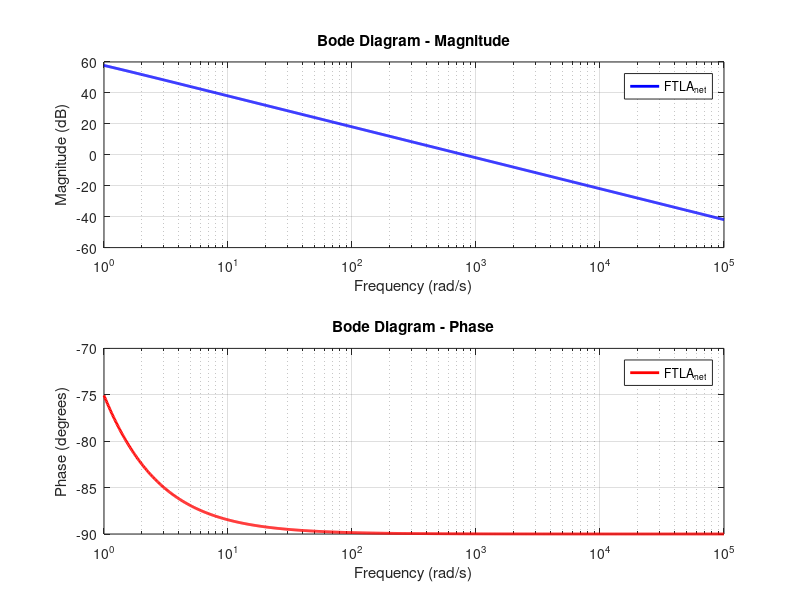
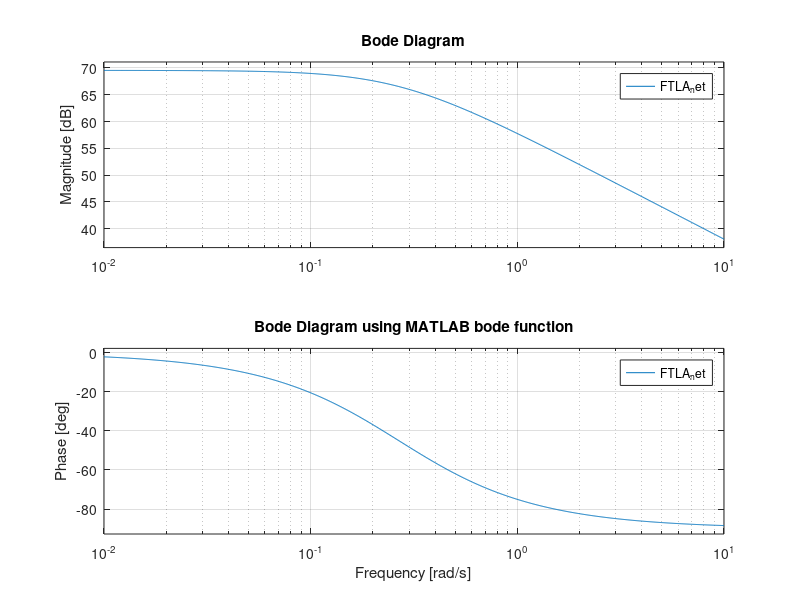

Recreate these plots in MATLAB, in order. (Note: this script raises an error after producing the figures.)
% Parameters from the first image
V_in = 48;          % Bus voltage [V]
R_a = 0.016;        % Armature resistance [Ω]
L_a = 0.06;         % Armature inductance [H]
V_trip = 1;         % Triangular peak value [V]

% Controller gains
k_i = 1;            % Current sensor gain
kia = 1;            % Current controller gain (?)
kpwm = 1/V_trip;    % PWM gain

% Transfer function G_id(s) = i_a(s)/d(s) = V_in / (R_a + s*L_a)
% Create the transfer function
numerator = V_in;
denominator = [L_a, R_a];
G_id = tf(numerator, denominator);

% Open-loop transfer function FTLA
FTLA_net = k_i * kpwm * G_id;

% Create frequency vector (adjust range as needed)
omega = logspace(0, 5, 1000); % 10^0 to 10^5 rad/s

% Calculate magnitude and phase
[mag, phase] = bode(FTLA_net, omega);
mag = squeeze(mag);
phase = squeeze(phase);

% Convert to dB for magnitude plot
mag_dB = 20*log10(mag);

% Create Bode plot
figure;

% Magnitude plot
subplot(2,1,1);
semilogx(omega, mag_dB, 'b', 'LineWidth', 2);
grid on;
xlabel('Frequency (rad/s)');
ylabel('Magnitude (dB)');
title('Bode Diagram - Magnitude');
legend('FTLA_{net}');

% Phase plot
subplot(2,1,2);
semilogx(omega, phase, 'r', 'LineWidth', 2);
grid on;
xlabel('Frequency (rad/s)');
ylabel('Phase (degrees)');
title('Bode Diagram - Phase');
legend('FTLA_{net}');

% Alternative: Use MATLAB's built-in bode plot
figure;
bode(FTLA_net);
grid on;
title('Bode Diagram using MATLAB bode function');

% Display transfer function information
disp('Transfer Function G_id(s):');
disp(G_id);
disp('Open-loop Transfer Function FTLA_net(s):');
disp(FTLA_net);
disp(['DC Gain: ', num2str(dcgain(FTLA_net))]);
disp(['Crossover Frequency: ', num2str(bandwidth(FTLA_net)), ' rad/s']);



%%%%%%%%%%%%%%%%%%%%%%%%%%%%%%%%
%%
%%
% closed loop current
%%
%%
%%%%%%%%%%%%%%%%%%%%%%%%%%%%%%%%
clear all; close all; clc;

%% Parâmetros do Sistema  
V_in = 48;              % Tensão de barramento [V]
R_a = 0.016;            % Resistência de armadura [Ω]
L_a = 0.06;             % Indutância de armadura [H]
J = 0.018;              % Momento de inércia [kg·m²]
L_af = 0.078;           % Indutância mútua [H]
I_f = 1.6;              % Corrente de campo [A]
V_trip = 1;             % Valor de pico da triangular [V]

% Ganhos do controlador
k_i = 1;                % Ganho do sensor de corrente
kia = 1;                % Ganho do controlador de corrente
kpwm = 1/V_trip;        % Ganho do PWM

%% 1. MALHA DE CORRENTE - Projeto do Controlador PI
fprintf('=== PROJETO DO CONTROLADOR PI PARA MALHA DE CORRENTE ===\n');

% Frequências de projeto
f_i = 1.66e4;           % Frequência do conversor [Hz]
f_u = f_i / 10;         % Frequência de cruzamento [Hz]
w_d = 2 * pi * f_u;     % Frequência angular de cruzamento [rad/s]

fprintf('Frequência de cruzamento: f_u = %.2f Hz\n', f_u);
fprintf('Frequência angular de cruzamento: w_d = %.2f rad/s\n', w_d);

% Margem de fase desejada
M_p = 60 * pi/180;      % 60 graus em radianos
fprintf('Margem de fase desejada: M_p = %.2f graus\n', M_p*180/pi);

% Função de transferência da planta de corrente
G_id = tf(V_in, [L_a, R_a]);
fprintf('\nFunção de transferência G_id(s):\n');
disp(G_id);

% FTLA inicial (malha aberta sem compensador)
FTLA_int = k_i * kpwm * G_id;
fprintf('FTLA inicial (sem compensador):\n');
disp(FTLA_int);

% Avaliar FTLA_int na frequência w_d
[mag_wd, phase_wd] = bode(FTLA_int, w_d);
mag_wd = squeeze(mag_wd);
phase_wd = squeeze(phase_wd);

fprintf('\nNa frequência w_d = %.2f rad/s:\n', w_d);
fprintf('|FTLA_int(w_d)| = %.4f\n', mag_wd);
fprintf('arg(FTLA_int(w_d)) = %.2f graus\n', phase_wd);

% Cálculo do zero do compensador (equação corrigida)
phase_required = M_p - 180 - phase_wd; % Fase necessária do compensador
if phase_required > 0
    phase_required = phase_required - 180;
end

fprintf('Fase necessária do compensador: %.2f graus\n', phase_required);

% Cálculo de w_z (zero do compensador)
if phase_required < -90
    w_z = w_d / tan(-phase_required * pi/180 - pi/2);
else
    w_z = w_d * tan(-phase_required * pi/180);
end

fprintf('Frequência do zero do compensador: w_z = %.2f rad/s\n', w_z);

% Cálculo do ganho k_d
k_d = 1 / (mag_wd * sqrt(1 + (w_d/w_z)^2));
fprintf('Ganho do compensador: k_d = %.4f\n', k_d);

% Controlador PI: C_i(s) = k_d * (s + w_z) / s
C_i = k_d * tf([1, w_z], [1, 0]);
fprintf('\nControlador PI C_i(s):\n');
disp(C_i);

% FTLA com compensador
FTLA_comp = FTLA_int * C_i;

% Malha fechada de corrente
G_cl_current = feedback(FTLA_comp, 1);
fprintf('Função de transferência de malha fechada de corrente:\n');
disp(G_cl_current);

%% 2. MALHA DE VELOCIDADE
fprintf('\n=== MALHA DE VELOCIDADE ===\n');

% Função de transferência da planta de velocidade
% G_n(w) = (30/pi) * (L_af * I_f) / (j * w * J)
% Convertendo para função de transferência no domínio s:
% G_n(s) = K / s, onde K = (30/pi) * (L_af * I_f) / J

K_vel = (30/pi) * (L_af * I_f) / J;
fprintf('Ganho da planta de velocidade: K_vel = %.4f\n', K_vel);

G_vel = tf(K_vel, [1, 0]);
fprintf('Função de transferência G_vel(s):\n');
disp(G_vel);

% Considerando k_s = 1 (ganho do sensor de velocidade)
k_s = 1;
FILA_vel = (1/k_s) * k_s * G_vel;  % FTLA para malha de velocidade
fprintf('FTLA para malha de velocidade:\n');
disp(FILA_vel);

%% 3. PLOTS DOS DIAGRAMAS DE BODE
fprintf('\n=== GERANDO DIAGRAMAS DE BODE ===\n');

% Frequência para análise
w = logspace(0, 6, 1000);  % 1 a 1e6 rad/s

% Figura 1: Malha de Corrente
figure('Position', [100, 100, 1200, 800]);

subplot(2,2,1);
[mag_int, phase_int] = bode(FTLA_int, w);
mag_int = squeeze(mag_int); phase_int = squeeze(phase_int);
semilogx(w, 20*log10(mag_int), 'b', 'LineWidth', 2); hold on;
[mag_comp, phase_comp] = bode(FTLA_comp, w);
mag_comp = squeeze(mag_comp); phase_comp = squeeze(phase_comp);
semilogx(w, 20*log10(mag_comp), 'r', 'LineWidth', 2);
grid on; title('Malha de Corrente - Magnitude'); 
xlabel('Frequência (rad/s)'); ylabel('Magnitude (dB)');
legend('FTLA_{inicial}', 'FTLA_{compensada}', 'Location', 'best');

subplot(2,2,2);
semilogx(w, phase_int, 'b', 'LineWidth', 2); hold on;
semilogx(w, phase_comp, 'r', 'LineWidth', 2);
grid on; title('Malha de Corrente - Fase');
xlabel('Frequência (rad/s)'); ylabel('Fase (graus)');
legend('FTLA_{inicial}', 'FTLA_{compensada}', 'Location', 'best');

subplot(2,2,3);
[mag_cl, phase_cl] = bode(G_cl_current, w);
mag_cl = squeeze(mag_cl); phase_cl = squeeze(phase_cl);
semilogx(w, 20*log10(mag_cl), 'g', 'LineWidth', 2);
grid on; title('Malha Fechada de Corrente - Magnitude');
xlabel('Frequência (rad/s)'); ylabel('Magnitude (dB)');

subplot(2,2,4);
semilogx(w, phase_cl, 'g', 'LineWidth', 2);
grid on; title('Malha Fechada de Corrente - Fase');
xlabel('Frequência (rad/s)'); ylabel('Fase (graus)');

% Figura 2: Malha de Velocidade
figure('Position', [100, 100, 800, 600]);

[mag_vel, phase_vel] = bode(FILA_vel, w);
mag_vel = squeeze(mag_vel); phase_vel = squeeze(phase_vel);

subplot(2,1,1);
semilogx(w, 20*log10(mag_vel), 'm', 'LineWidth', 2);
grid on; title('Malha de Velocidade - Magnitude');
xlabel('Frequência (rad/s)'); ylabel('Magnitude (dB)');

subplot(2,1,2);
semilogx(w, phase_vel, 'm', 'LineWidth', 2);
grid on; title('Malha de Velocidade - Fase');
xlabel('Frequência (rad/s)'); ylabel('Fase (graus)');

%% 4. ANÁLISE DE ESTABILIDADE
fprintf('\n=== ANÁLISE DE ESTABILIDADE ===\n');

% Margens de ganho e fase para malha de corrente compensada
[Gm_current, Pm_current, Wcg_current, Wcp_current] = margin(FTLA_comp);
fprintf('Malha de Corrente Compensada:\n');
fprintf('Margem de Ganho: %.2f dB em %.2f rad/s\n', 20*log10(Gm_current), Wcg_current);
fprintf('Margem de Fase: %.2f graus em %.2f rad/s\n', Pm_current, Wcp_current);

% Margens para malha de velocidade
[Gm_vel, Pm_vel, Wcg_vel, Wcp_vel] = margin(FILA_vel);
fprintf('\nMalha de Velocidade:\n');
fprintf('Margem de Ganho: %.2f dB em %.2f rad/s\n', 20*log10(Gm_vel), Wcg_vel);
fprintf('Margem de Fase: %.2f graus em %.2f rad/s\n', Pm_vel, Wcp_vel);

%% 5. PLOTS USANDO FUNÇÃO BODE DO MATLAB
figure('Position', [100, 100, 1000, 800]);

subplot(2,2,1);
bode(FTLA_int); grid on; title('FTLA Inicial de Corrente');
subplot(2,2,2);
bode(FTLA_comp); grid on; title('FTLA Compensada de Corrente');
subplot(2,2,3);
bode(G_cl_current); grid on; title('Malha Fechada de Corrente');
subplot(2,2,4);
bode(FILA_vel); grid on; title('FTLA Malha de Velocidade');

%% 6. RESPOSTA AO DEGRAU - MALHA FECHADA DE CORRENTE
figure('Position', [100, 100, 800, 400]);
t = 0:0.0001:0.02; % Tempo de 0 a 20ms
step(G_cl_current, t);
grid on; title('Resposta ao Degrau - Malha Fechada de Corrente');
xlabel('Tempo (s)'); ylabel('Amplitude');

% Informações da resposta ao degrau
stepinfo_current = stepinfo(G_cl_current);
fprintf('\nCaracterísticas da Resposta ao Degrau - Malha de Corrente:\n');
fprintf('Tempo de subida: %.4f s\n', stepinfo_current.RiseTime);
fprintf('Sobre-sinal: %.2f%%\n', stepinfo_current.Overshoot);
fprintf('Tempo de estabilização: %.4f s\n', stepinfo_current.SettlingTime);

%%%%%%%%%%%%%%%%%%%%%%%%%%%%%%%%
%%
%%
% closed loop voltage
%%
%%
%%%%%%%%%%%%%%%%%%%%%%%%%%%%%%%%
clear all; close all; clc;

%% Parâmetros do Sistema
V_in = 48;              % Tensão de barramento [V]
R_a = 0.016;            % Resistência de armadura [Ω]
L_a = 0.06;             % Indutância de armadura [H]
J = 0.018;              % Momento de inércia [kg·m²]
L_af = 0.078;           % Indutância mútua [H]
I_f = 1.6;              % Corrente de campo [A]
V_trip = 1;             % Valor de pico da triangular [V]

% Ganhos do controlador
k_i = 1;                % Ganho do sensor de corrente
kia = 1;                % Ganho do controlador de corrente
kpwm = 1/V_trip;        % Ganho do PWM

%% 1. MALHA DE CORRENTE (já projetada anteriormente)
fprintf('=== MALHA DE CORRENTE ===\n');

% Função de transferência da planta de corrente
G_id = tf(V_in, [L_a, R_a]);

% FTLA inicial (malha aberta sem compensador)
FTLA_int = k_i * kpwm * G_id;

% Parâmetros do controlador PI de corrente (do projeto anterior)
f_i = 1.66e4;           % Frequência do conversor [Hz]
f_u = f_i / 10;         % Frequência de cruzamento [Hz]
w_d = 2 * pi * f_u;     % Frequência angular de cruzamento [rad/s]
M_p = 60 * pi/180;      % 60 graus em radianos

% Avaliar FTLA_int na frequência w_d
[mag_wd, phase_wd] = bode(FTLA_int, w_d);
mag_wd = squeeze(mag_wd);
phase_wd = squeeze(phase_wd);

% Cálculo do controlador PI de corrente
phase_required = M_p - 180 - phase_wd;
w_z = w_d / tan(-phase_required * pi/180 - pi/2);
k_d = 1 / (mag_wd * sqrt(1 + (w_d/w_z)^2));

% Controlador PI de corrente
C_i = k_d * tf([1, w_z], [1, 0]);

% FTLA com compensador de corrente
FTLA_comp = FTLA_int * C_i;

% Malha fechada de corrente
G_cl_current = feedback(FTLA_comp, 1);

%% 2. MALHA DE TENSÃO - Projeto do Controlador PI
fprintf('\n=== PROJETO DO CONTROLADOR PI PARA MALHA DE TENSÃO ===\n');

% Frequências de projeto para tensão
f_d = 1.66e3;           % Frequência de cruzamento da corrente [Hz]
f_0 = f_d / 100;        % Frequência de cruzamento da tensão [Hz]
w_c1 = 2 * pi * f_0;    % Frequência angular de cruzamento [rad/s]

fprintf('Frequência de cruzamento da tensão: f_0 = %.2f Hz\n', f_0);
fprintf('Frequência angular de cruzamento: w_c1 = %.2f rad/s\n', w_c1);

% Margem de fase desejada
M_b = 60 * pi/180;      % 60 graus em radianos
fprintf('Margem de fase desejada: M_b = %.2f graus\n', M_b*180/pi);

% 2.1 Função de transferência da planta de tensão
% Considerando que a tensão é controlada através da corrente de campo
% Para um motor CC: V_t = K_v * w_m + R_a * I_a
% Onde K_v = L_af * I_f

K_v = L_af * I_f;       % Constante de tensão
fprintf('Constante de tensão K_v = L_af * I_f = %.4f\n', K_v);

% Supondo uma dinâmica de primeira ordem para a tensão
% Com constante de tempo τ_v (a ser determinada)
tau_v = 0.01;           % Constante de tempo estimada [s]
G_v = tf(K_v, [tau_v, 1]);  % Planta de tensão

fprintf('Função de transferência da planta de tensão G_v(s):\n');
disp(G_v);

% 2.2 FTLA inicial para tensão (considerando malha de corrente fechada)
% A malha de tensão vê a malha de corrente como um bloco
FTLA_v_int = G_cl_current * G_v;
fprintf('FTLA inicial para tensão (com malha de corrente fechada):\n');
disp(FTLA_v_int);

% 2.3 Avaliar FTLA_v_int na frequência w_c1
[mag_wc1, phase_wc1] = bode(FTLA_v_int, w_c1);
mag_wc1 = squeeze(mag_wc1);
phase_wc1 = squeeze(phase_wc1);

fprintf('\nNa frequência w_c1 = %.2f rad/s:\n', w_c1);
fprintf('|FTLA_v_int(w_c1)| = %.4f\n', mag_wc1);
fprintf('arg(FTLA_v_int(w_c1)) = %.2f graus\n', phase_wc1);

% 2.4 Cálculo do compensador PI para tensão
% avgPIL = (M_b - pi - arg(FTLA_v_int(w_c1))) * 180/pi
avgPIL = (M_b - pi - phase_wc1*pi/180) * 180/pi;
fprintf('avgPIL = %.2f graus\n', avgPIL);

% Cálculo do polo do compensador (ω_p)
phase_comp_req = M_b - 180 - phase_wc1; % Fase necessária do compensador
fprintf('Fase necessária do compensador: %.2f graus\n', phase_comp_req);

if phase_comp_req > -90
    w_p = w_c1 * tan(phase_comp_req * pi/180);
else
    w_p = w_c1 / tan(-phase_comp_req * pi/180 - pi/2);
end

fprintf('Frequência do polo do compensador: w_p = %.4f rad/s\n', w_p);

% Cálculo do ganho k_o
k_o = 1 / (mag_wc1 * sqrt(1 + (w_c1/w_p)^2));
fprintf('Ganho do compensador: k_o = %.6f\n', k_o);

% 2.5 Controlador PI para tensão: C_v(s) = k_o * (s + w_p) / s
C_v = k_o * tf([1, w_p], [1, 0]);
fprintf('\nControlador PI para tensão C_v(s):\n');
disp(C_v);

% 2.6 FTLA com compensador de tensão
FTLA_v_comp = FTLA_v_int * C_v;

% 2.7 Malha fechada de tensão
G_cl_voltage = feedback(FTLA_v_comp, 1);
fprintf('Função de transferência de malha fechada de tensão:\n');
disp(G_cl_voltage);

%% 3. PLOTS DOS DIAGRAMAS DE BODE - MALHA DE TENSÃO
fprintf('\n=== DIAGRAMAS DE BODE - MALHA DE TENSÃO ===\n');

% Frequência para análise
w = logspace(-1, 4, 1000);  % 0.1 a 10000 rad/s

figure('Position', [100, 100, 1200, 800]);

% Subplot 1: Magnitude
subplot(2,2,1);
[mag_v_int, phase_v_int] = bode(FTLA_v_int, w);
mag_v_int = squeeze(mag_v_int); phase_v_int = squeeze(phase_v_int);
[mag_v_comp, phase_v_comp] = bode(FTLA_v_comp, w);
mag_v_comp = squeeze(mag_v_comp); phase_v_comp = squeeze(phase_v_comp);

semilogx(w, 20*log10(mag_v_int), 'b', 'LineWidth', 2); hold on;
semilogx(w, 20*log10(mag_v_comp), 'r', 'LineWidth', 2);
grid on; title('Malha de Tensão - Magnitude'); 
xlabel('Frequência (rad/s)'); ylabel('Magnitude (dB)');
legend('FTLA_{v inicial}', 'FTLA_{v compensada}', 'Location', 'best');

% Subplot 2: Fase
subplot(2,2,2);
semilogx(w, phase_v_int, 'b', 'LineWidth', 2); hold on;
semilogx(w, phase_v_comp, 'r', 'LineWidth', 2);
grid on; title('Malha de Tensão - Fase');
xlabel('Frequência (rad/s)'); ylabel('Fase (graus)');
legend('FTLA_{v inicial}', 'FTLA_{v compensada}', 'Location', 'best');

% Subplot 3: Malha Fechada de Tensão - Magnitude
subplot(2,2,3);
[mag_cl_v, phase_cl_v] = bode(G_cl_voltage, w);
mag_cl_v = squeeze(mag_cl_v); phase_cl_v = squeeze(phase_cl_v);
semilogx(w, 20*log10(mag_cl_v), 'g', 'LineWidth', 2);
grid on; title('Malha Fechada de Tensão - Magnitude');
xlabel('Frequência (rad/s)'); ylabel('Magnitude (dB)');

% Subplot 4: Malha Fechada de Tensão - Fase
subplot(2,2,4);
semilogx(w, phase_cl_v, 'g', 'LineWidth', 2);
grid on; title('Malha Fechada de Tensão - Fase');
xlabel('Frequência (rad/s)'); ylabel('Fase (graus)');

%% 4. PLOTS COMPARATIVOS - TODAS AS MALHAS
figure('Position', [100, 100, 1200, 600]);

% Magnitude de todas as malhas
subplot(1,2,1);
[mag_cl_curr, ~] = bode(G_cl_current, w);
mag_cl_curr = squeeze(mag_cl_curr);
semilogx(w, 20*log10(mag_cl_curr), 'b', 'LineWidth', 2); hold on;
semilogx(w, 20*log10(mag_cl_v), 'r', 'LineWidth', 2);
grid on; title('Comparação - Magnitude das Malhas Fechadas');
xlabel('Frequência (rad/s)'); ylabel('Magnitude (dB)');
legend('Malha de Corrente', 'Malha de Tensão', 'Location', 'best');

% Fase de todas as malhas
subplot(1,2,2);
[~, phase_cl_curr] = bode(G_cl_current, w);
phase_cl_curr = squeeze(phase_cl_curr);
semilogx(w, phase_cl_curr, 'b', 'LineWidth', 2); hold on;
semilogx(w, phase_cl_v, 'r', 'LineWidth', 2);
grid on; title('Comparação - Fase das Malhas Fechadas');
xlabel('Frequência (rad/s)'); ylabel('Fase (graus)');
legend('Malha de Corrente', 'Malha de Tensão', 'Location', 'best');

%% 5. ANÁLISE DE ESTABILIDADE - MALHA DE TENSÃO
fprintf('\n=== ANÁLISE DE ESTABILIDADE - MALHA DE TENSÃO ===\n');

% Margens de ganho e fase para malha de tensão compensada
[Gm_voltage, Pm_voltage, Wcg_voltage, Wcp_voltage] = margin(FTLA_v_comp);
fprintf('Malha de Tensão Compensada:\n');
fprintf('Margem de Ganho: %.2f dB em %.2f rad/s\n', 20*log10(Gm_voltage), Wcg_voltage);
fprintf('Margem de Fase: %.2f graus em %.2f rad/s\n', Pm_voltage, Wcp_voltage);

% Verificação na frequência de cruzamento w_c1
[mag_check, phase_check] = bode(FTLA_v_comp, w_c1);
mag_check = squeeze(mag_check);
fprintf('\nVerificação em w_c1 = %.2f rad/s:\n', w_c1);
fprintf('|FTLA_v_comp(w_c1)| = %.4f (0 dB esperado)\n', mag_check);
fprintf('Ganho em dB: %.2f dB\n', 20*log10(mag_check));

%% 6. RESPOSTA AO DEGRAU - MALHA FECHADA DE TENSÃO
figure('Position', [100, 100, 800, 400]);
t = 0:0.001:0.1; % Tempo de 0 a 100ms
step(G_cl_voltage, t);
grid on; title('Resposta ao Degrau - Malha Fechada de Tensão');
xlabel('Tempo (s)'); ylabel('Amplitude');

% Informações da resposta ao degrau
stepinfo_voltage = stepinfo(G_cl_voltage);
fprintf('\nCaracterísticas da Resposta ao Degrau - Malha de Tensão:\n');
fprintf('Tempo de subida: %.4f s\n', stepinfo_voltage.RiseTime);
fprintf('Sobre-sinal: %.2f%%\n', stepinfo_voltage.Overshoot);
fprintf('Tempo de estabilização: %.4f s\n', stepinfo_voltage.SettlingTime);

%% 7. PLOTS USANDO FUNÇÃO BODE DO MATLAB
figure('Position', [100, 100, 1000, 800]);

subplot(2,2,1);
bode(FTLA_v_int); grid on; title('FTLA Inicial de Tensão');
subplot(2,2,2);
bode(FTLA_v_comp); grid on; title('FTLA Compensada de Tensão');
subplot(2,2,3);
bode(G_cl_voltage); grid on; title('Malha Fechada de Tensão');
subplot(2,2,4);
margin(FTLA_v_comp); grid on; title('Margens de Estabilidade - Tensão');

fprintf('\n=== PROJETO CONCLUÍDO ===\n');
fprintf('Controlador PI de Tensão projetado com sucesso!\n');
fprintf('Frequência de cruzamento: %.2f Hz\n', f_0);
fprintf('Margem de fase obtida: %.2f graus\n', Pm_voltage);

